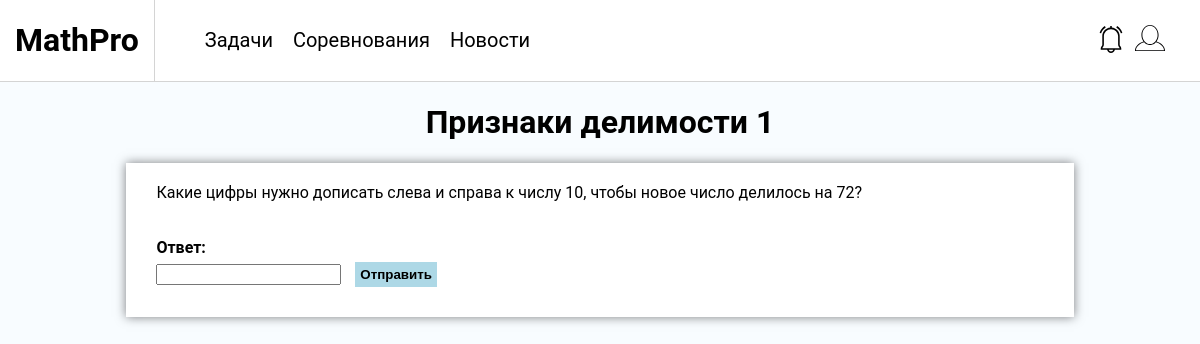
/problems/1, run on an earlier commit of the app's database.
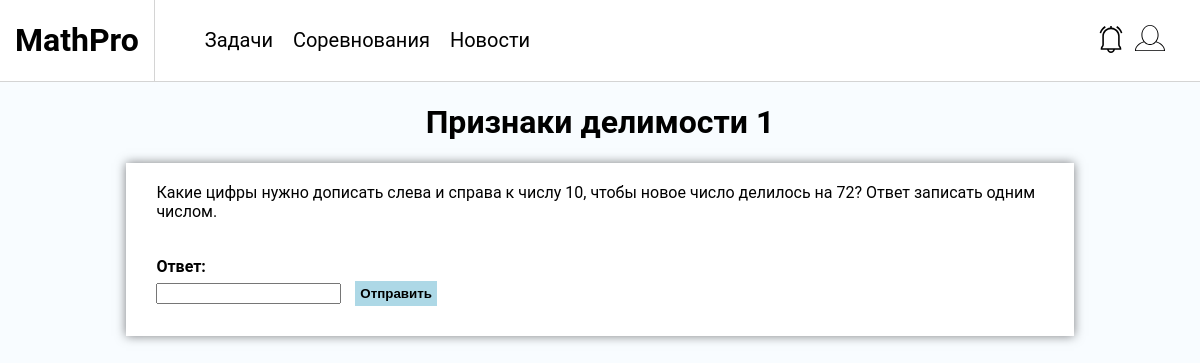
And on a later commit of the database.
### problems/models.py (models this page shows, shortened)
class Problem(models.Model):
    title = models.CharField(max_length=128, default="")
    text = models.TextField()
    categories = models.ManyToManyField(Category, related_name="problems")
    complexity = models.IntegerField(default=1)
    answer = models.CharField(max_length=128, default="0")
    symbols = models.CharField(max_length=128, default="", blank=True)

### problems/views.py (the view)
# urls.py: path('problems/<int:id>', problem_page_view, name="problem-details"),
def problem_page_view(request, id):
    problem = Problem.objects.get(pk=id)
    answer_status = -1
    text = ''
    if request.method == "POST":
        text = request.POST["formula"]
        input_answer = Parser(text, problem.symbols)
        answer = Parser(problem.answer, problem.symbols)
        answer_status = input_answer == answer
    return render(request, "problems/problem-page.html",
                  context={'problem': problem, 'answer_status': answer_status, 'prev_text': text})

### problems/templates/problems/problem-page.html (shortened to what this page needs)
{% extends "base.html" %}
{% load static %}
{% block styles %}
    <link rel="stylesheet" href="{% static "problems/css/problem-page.css" %}">
{% endblock %}
{% block problems %}
    <h1 class="problem-title">{{ problem.title }}</h1>
    <div class="problem-info">
        <p class="problem-text">{{ problem.text }}</p>
        <form class="problem-answer" method="post" action="">
            <p class="answer-label">Ответ: </p>
            <label for="answer"></label><input type="text" id="answer" name="formula" value="{{ prev_text }}">
            <button type="submit" class="submit-button">Отправить</button>
        </form>
    </div>
{% endblock %}

What changed in the data, as far as the page shows it:
changed Problem "Признаки делимости 1": text "Какие цифры нужно дописать слева и справа к числу 10, чтобы новое число делилось на 72?" → "Какие цифры нужно дописать слева и справа к числу 10, чтобы новое число делилось на 72? Ответ записать одним числом."
